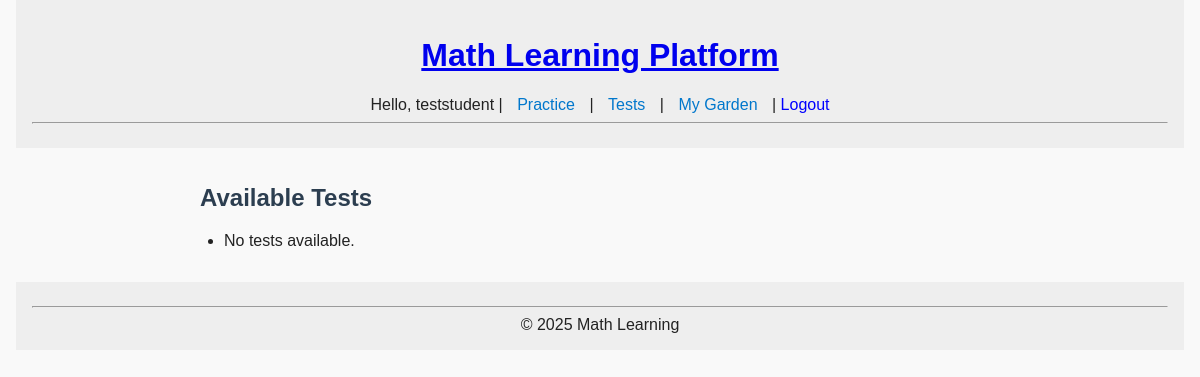
/assessments/ (signed in), run on an earlier commit of the app's database.
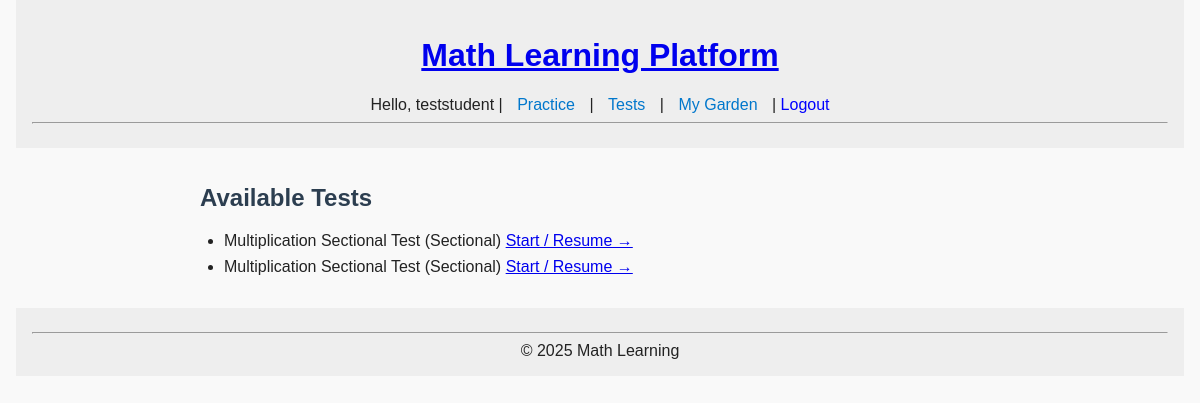
And on a later commit of the database.
### assessments/models.py (models this page shows, shortened)
class Test(models.Model):
    TYPE = [
        ("diagnostic", "Diagnostic"),
        ("sectional",  "Sectional"),
        ("review",     "Monthly Review"),
        ("shsat",      "SHSAT Prep"),
        ("sat",        "SAT Prep"),
    ]
    title = models.CharField(max_length=200)
    test_type = models.CharField(max_length=12, choices=TYPE)
    grade = models.ForeignKey(Grade, null=True, blank=True, on_delete=models.SET_NULL)
    standards = models.ManyToManyField(Standard, blank=True)
    created_at = models.DateTimeField(auto_now_add=True)

### assessments/views.py (the view)
# urls.py: path("", views.test_list, name="list"),
@login_required
def test_list(request):
    return render(request, "assessments/test_list.html", {"tests": Test.objects.all()})

### assessments/templates/assessments/test_list.html (shortened to what this page needs)
{% extends "base.html" %}
{% block content %}
<h2>Available Tests</h2>
<ul>
  {% for t in tests %}
    <li>
      {{ t.title }} ({{ t.get_test_type_display }})
      <a href="{% url 'assessments:start' t.id %}">Start / Resume →</a>
    </li>
  {% empty %}
    <li>No tests available.</li>
  {% endfor %}
</ul>
{% endblock %}

What changed in the data, as far as the page shows it:
added Test: title "Multiplication Sectional Test", test_type "Sectional"
added Test: title "Multiplication Sectional Test", test_type "Sectional"
Also different on the page:
text no longer shown: "No tests available."
